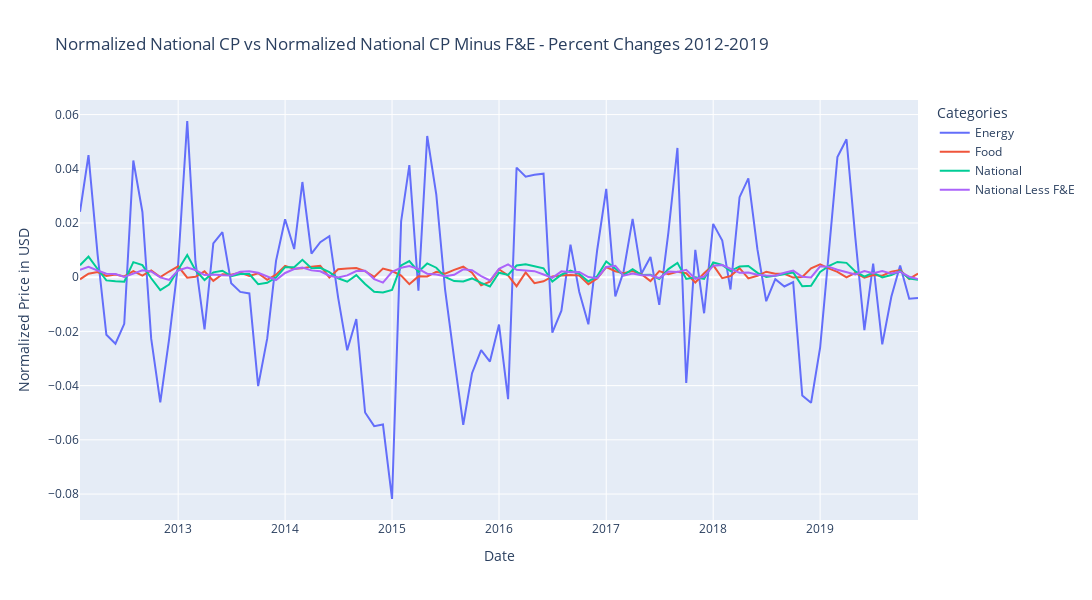

The cell this chart's notebook holds for it:
### Code cell
# Store plotly line plot
plotly_line_plot_8 = get_show_px_fig(data_2010s_pctchange, "Normalized National CP vs Normalized National CP Minus F&E - Percent Changes 2012-2019")
